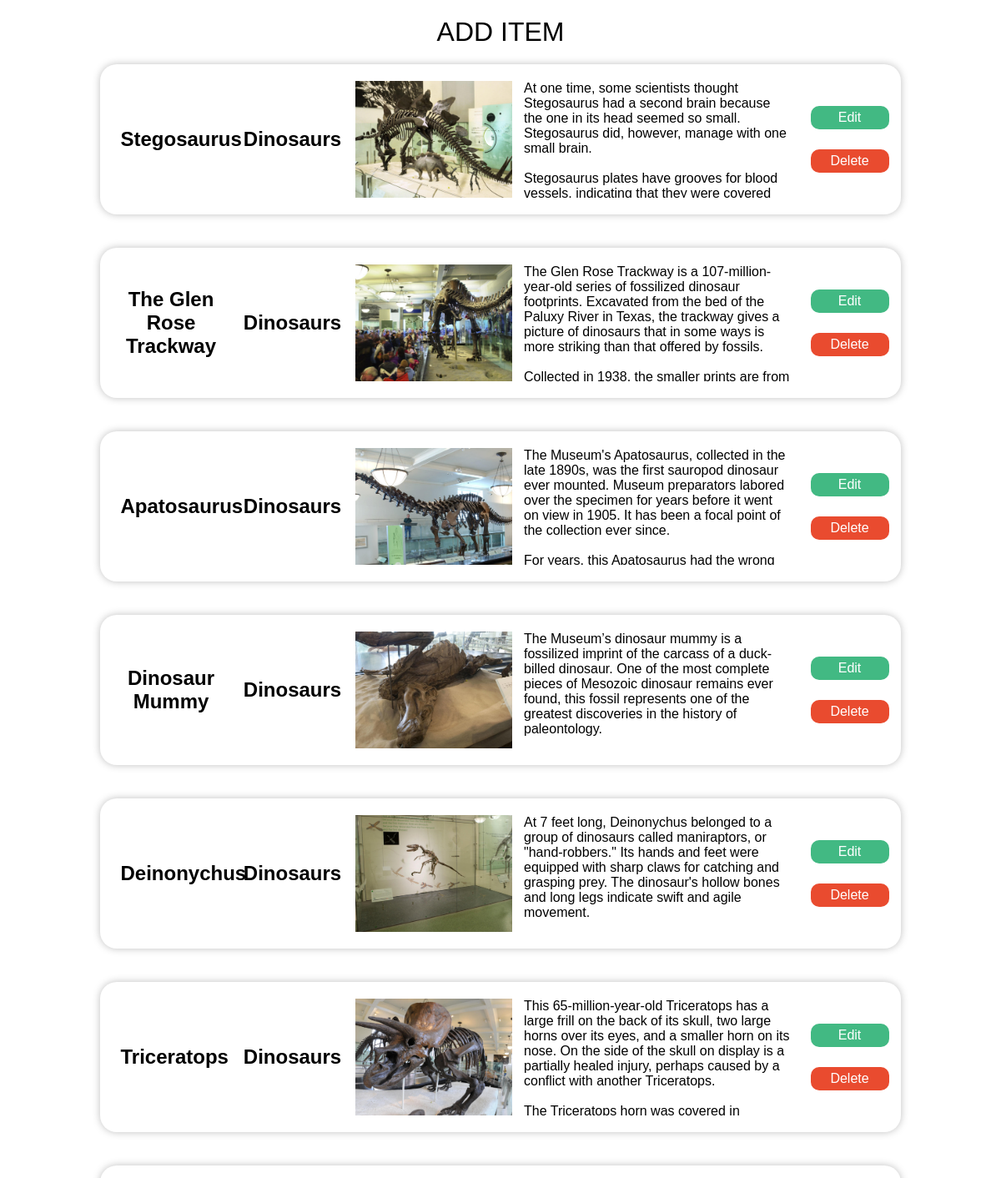
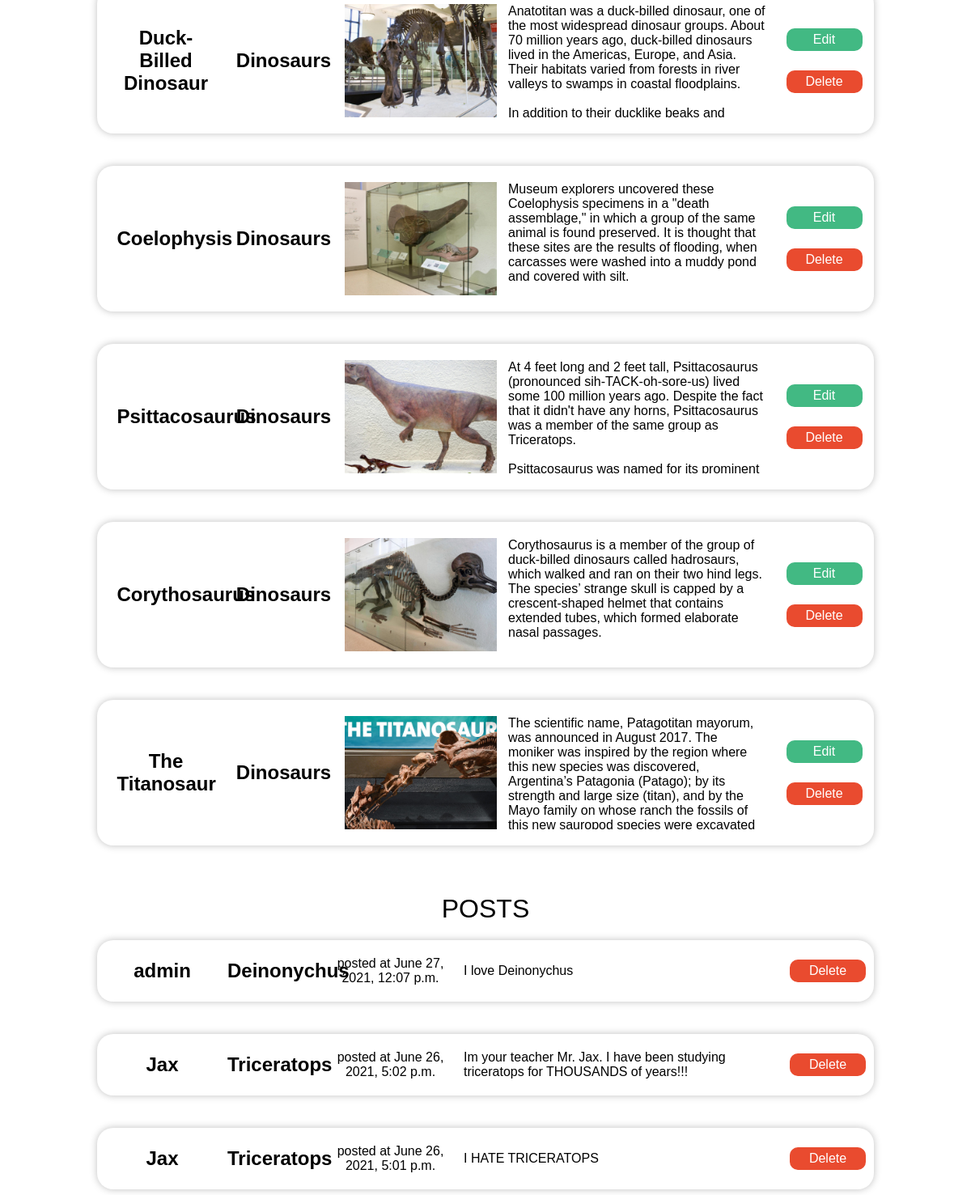
/user-admin (signed in), run on the app's committed database (2 pictures, top to bottom).
### backend/models.py (models this page shows, shortened)
class Item(models.Model):
    name = models.CharField(max_length=200)
    category = models.CharField(max_length=200, default="Dinosaurs")
    description = models.CharField(max_length=5000)
    description = models.TextField()
    img_url = models.URLField(null=True, blank=True)
    img = models.ImageField(null=True, upload_to='images/')

class DiscussionPost(models.Model):
    item = models.ForeignKey(Item, on_delete=models.CASCADE)
    user = models.ForeignKey(User, on_delete=models.CASCADE)
    time = models.DateTimeField(auto_now=True)
    post = models.TextField(null=True, blank=True)
    class Meta:
        ordering = ['-time']

class User(models.Model):
    username = models.CharField(max_length=64, unique=True)
    password = models.CharField(max_length=64)
    name = models.CharField(max_length=64)
    items = models.ManyToManyField(Item, blank=True)

### backend/views.py (the view)
# urls.py: path('user-admin', views.user_admin, name='user-admin'),
def user_admin(request):
    try:
        if request.session["username"] != 'admin':
            return render(request, 'index.html')
        if request.method == 'GET':
            items = Item.objects.all()
            dps = DiscussionPost.objects.all()
            courses = Course.objects.all()
            return render(request, 'admin_panel.html', {
                "items": items, "dps": dps, "courses": courses
                })
    except:
        print('error')
        return render(request, 'index.html')

### backend/templates/admin_panel.html (shortened to what this page needs)
<!DOCTYPE html>
<html>
    <head>
        <link rel="stylesheet" href="../static/style.css">
    </head>
    <body>
        <a href='{% url "admin_add_page" %}' class="adding__item--title adding__item--title--click">ADD ITEM</a>
        <section class="admin">
            {% for item in items %}
            <div class="admin__item">
                <h2 class="admin__item--name">{{item.name}}</h2>
                <h2 class="admin__item--category">{{ item.category }}</h2>
                <div class="admin__item--image" style="background-image: url({{item.img.url}});"></div>
                <div class="admin__item--desc" ><p>{{ item.description | linebreaksbr }}</p></div>
                <div class="admin__item--buttons">
                    <form method="POST" action="{% url 'admin_edit_page' %}" class="admin__item--edit">
                        <button type="submit" >Edit</button>
                    </form>
                    <form method="POST" action="{% url 'admin_delete' %}" class="admin__item--delete">
                        <button type="submit" >Delete</button>
                    </form>
                </div>
            </div>
            <div style="height: 40px;"></div>
            {% endfor %}
        </section>
        <h1 class="adding__item--title">POSTS</h1>
        <section class="admin__posts">
            {% for post in dps %}
            <div class="posts__item">
                <h2 class="posts__item--user">{{ post.user.name }}</h2>
                <h2 class="posts__item--name">{{post.item.name}}</h3>
                <p class="posts__item--time">posted at {{ post.time }}</p>
                <p class="posts__item--text">{{ post.post }}</p>
                <form method="POST" action="{% url 'admin_delete_posts' %}" class="posts__item--delete">
                    <button type="submit">Delete</button>
                </form>
            </div>
            <div style="height: 40px;"></div>
            {% endfor %}
        </section>
    </body>
</html>

### backend/static/style.css (style rules this page uses)
* { box-sizing: border-box; margin: 0; padding: 0; }
body, html { width: 100vw; height: 100%; }
body { font-family: Arial, Helvetica, sans-serif; position: relative; }
.admin__item { display: flex; flex-direction: row; width: 80%; margin: auto; height: fit-content; align-items: center; justify-content: space-evenly; padding: 20px 10px; border-radius: 20px; box-shadow: 0px 0px 10px 0px #bfbfbf; }
.admin__item > h2 { width: 15%; padding: 0px 10px; text-align: center; }
.admin__item--desc { width: 35%; overflow: auto; border: solid 1px #bfbfbf; height: 140px; margin: 0px 10px; outline: none; border: none; }
.admin__item--desc > p { padding-right: 10px; }
.admin__item--image { width: 20%; background-position: center; background-size: cover; height: 140px; }
.admin__item--buttons { width: 10%; display: flex; flex-direction: column; justify-content: space-between; align-items: center; height: 80px; }
.admin__item--edit { width: 100%; }
.admin__item--edit > button { padding: 5px 5px; background-color: #42b983; border: none; color: white; font-size: 1rem; border-radius: 10px; }
.admin__item--delete { width: 100%; }
.admin__item--delete > button { padding: 5px 5px; font-size: 1rem; background-color: #e94b2f; border: none; color: white; border-radius: 10px; }
.posts__item { display: flex; flex-direction: row; width: 80%; margin: auto; height: fit-content; align-items: center; justify-content: space-evenly; padding: 20px 10px; border-radius: 20px; box-shadow: 0px 0px 10px 0px #bfbfbf; }
.posts__item > h2 { width: 15%; padding: 0px 10px; text-align: center; }
.posts__item--time { width: 15%; text-align: center; }
.posts__item--text { width: 45%; padding: 0px 20px; }
.posts__item--delete { width: 10%; }
.posts__item--delete > button { padding: 5px 5px; font-size: 1rem; background-color: #e94b2f; border: none; color: white; border-radius: 10px; }
.adding__item--title { text-decoration: none; text-align: center; display: block; margin: auto; font-size: 2rem; color: black; padding: 20px 0px; font-weight: 400; width: fit-content; }

### backend/templates/admin_panel.html (style rules this page uses)
button { height: 100%; width: 100%; }

### data on the page
Item: name "Stegosaurus", category "Dinosaurs", img (picture), description "At one time, some scientists thought Stegosaurus had a second brain because the one in its head seemed so small. Stegosaurus did, however, manage with one small brain. Stegosaurus plates have grooves for blood vessels, indicating that they were covered…"
Item: name "The Glen Rose Trackway", category "Dinosaurs", img (picture), description "The Glen Rose Trackway is a 107-million-year-old series of fossilized dinosaur footprints. Excavated from the bed of the Paluxy River in Texas, the trackway gives a picture of dinosaurs that in some ways is more striking than that offered by fossils. Collected in 1938, the smaller prints are from…"
Item: name "Apatosaurus", category "Dinosaurs", img (picture), description "The Museum's Apatosaurus, collected in the late 1890s, was the first sauropod dinosaur ever mounted. Museum preparators labored over the specimen for years before it went on view in 1905. It has been a focal point of the collection ever since. For years, this Apatosaurus had the wrong…"
Item: name "Dinosaur Mummy", category "Dinosaurs", img (picture), description "The Museum’s dinosaur mummy is a fossilized imprint of the carcass of a duck-billed dinosaur. One of the most complete pieces of Mesozoic dinosaur remains ever found, this fossil represents one of the greatest discoveries in the history of paleontology."
Item: name "Deinonychus", category "Dinosaurs", img (picture), description "At 7 feet long, Deinonychus belonged to a group of dinosaurs called maniraptors, or \"hand-robbers.\" Its hands and feet were equipped with sharp claws for catching and grasping prey. The dinosaur's hollow bones and long legs indicate swift and agile movement."
Item: name "Triceratops", category "Dinosaurs", img (picture), description "This 65-million-year-old Triceratops has a large frill on the back of its skull, two large horns over its eyes, and a smaller horn on its nose. On the side of the skull on display is a partially healed injury, perhaps caused by a conflict with another Triceratops. The Triceratops horn was covered in…"
Item: name "Duck-Billed Dinosaur", category "Dinosaurs", img (picture), description "Anatotitan was a duck-billed dinosaur, one of the most widespread dinosaur groups. About 70 million years ago, duck-billed dinosaurs lived in the Americas, Europe, and Asia. Their habitats varied from forests in river valleys to swamps in coastal floodplains. In addition to their ducklike beaks and…"
Item: name "Coelophysis", category "Dinosaurs", img (picture), description "Museum explorers uncovered these Coelophysis specimens in a \"death assemblage,\" in which a group of the same animal is found preserved. It is thought that these sites are the results of flooding, when carcasses were washed into a muddy pond and covered with silt."
Item: name "Psittacosaurus", category "Dinosaurs", img (picture), description "At 4 feet long and 2 feet tall, Psittacosaurus (pronounced sih-TACK-oh-sore-us) lived some 100 million years ago. Despite the fact that it didn't have any horns, Psittacosaurus was a member of the same group as Triceratops. Psittacosaurus was named for its prominent…"
Item: name "Corythosaurus", category "Dinosaurs", img (picture), description "Corythosaurus is a member of the group of duck-billed dinosaurs called hadrosaurs, which walked and ran on their two hind legs. The species’ strange skull is capped by a crescent-shaped helmet that contains extended tubes, which formed elaborate nasal passages."
Item: name "The Titanosaur", category "Dinosaurs", img (picture), description "The scientific name, Patagotitan mayorum, was announced in August 2017. The moniker was inspired by the region where this new species was discovered, Argentina’s Patagonia (Patago); by its strength and large size (titan), and by the Mayo family on whose ranch the fossils of this new sauropod species were excavated…"
DiscussionPost: user.name "admin", item.name "Deinonychus", time "June 27, 2021, 12:07 p.m.", post "I love Deinonychus"
DiscussionPost: user.name "Jax", item.name "Triceratops", time "June 26, 2021, 5:02 p.m.", post "Im your teacher Mr. Jax. I have been studying triceratops for THOUSANDS of years!!!"
DiscussionPost: user.name "Jax", item.name "Triceratops", time "June 26, 2021, 5:01 p.m.", post "I HATE TRICERATOPS"
